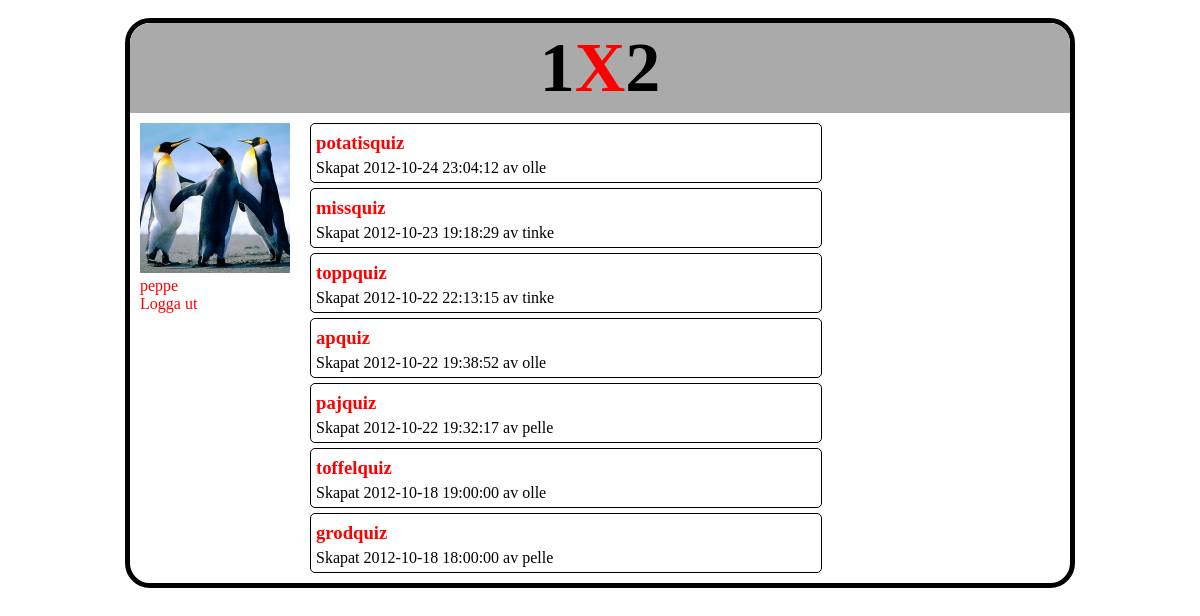
/ (signed in), run on the app's committed database.
### tables this page shows
CREATE TABLE IF NOT EXISTS `image` (
  `imageID` int(11) NOT NULL AUTO_INCREMENT,
  `imageSource` varchar(50) NOT NULL,
  `thumbSource` varchar(50) NOT NULL,
  `userID` int(11) NOT NULL,
  PRIMARY KEY (`imageID`),
  KEY `userID` (`userID`)
);

CREATE TABLE IF NOT EXISTS `quiz` (
  `quizID` int(11) NOT NULL AUTO_INCREMENT,
  `quizName` varchar(20) NOT NULL,
  `created` datetime NOT NULL,
  `userID` int(11) NOT NULL,
  `description` varchar(100) NOT NULL,
  PRIMARY KEY (`quizID`),
  KEY `userID` (`userID`)
);

CREATE TABLE IF NOT EXISTS `user` (
  `userID` int(11) NOT NULL AUTO_INCREMENT,
  `userName` varchar(20) NOT NULL,
  `password` char(128) NOT NULL,
  `joined` date NOT NULL,
  `admin` tinyint(1) NOT NULL,
  PRIMARY KEY (`userID`)
);

### index.php (the view, shortened to what this page needs)
<?php
require_once("functions.php");
$dbConn = mysqli_connect($host, $user, $password, $db);
?>
<!doctype html>
<html>
<head>
<link href="style.css" rel="stylesheet" type="text/css">
</head>
<body>
<div id="wrap">
	<div id="header">
		<h1>1<a href="index.php">X</a>2</h1>
	</div>
	<div id="profcolumn">
<?php
		if(isset($_SESSION['userName']))
		{
			$userID = $_SESSION['userID'];
			$userName = $_SESSION['userName'];
			$getImagesql = "SELECT userID, thumbSource FROM image
			WHERE userID = $userID";
			$res = mysqli_query($dbConn, $getImagesql);
			$row = mysqli_fetch_assoc($res);
			if($row['thumbSource'] != NULL)
			{
				$thumb = $row['thumbSource'];
				echo "<img src='".$thumb."'><br>";
			}
			else
			{
				echo "<img src='images/default.png'>";			}
			echo "<a href='profile.php?userID=".$userID."&order=default'>".$userName."</a><br>";
		}
?>
	</div>
	<div id="content">
<?php
		$sql = "SELECT * FROM quiz
		INNER JOIN user
		ON quiz.userID = user.userID
		ORDER BY created DESC";
		$res = mysqli_query($dbConn, $sql);
		while ($row = mysqli_fetch_assoc($res))
		{
			echo "<div class='box'>";
			echo "<h3><a href='quiz.php?quizID=".$row['quizID']."'>".$row['quizName']."</a></h3>";
			echo "Skapat ".$row['created']." av ".$row['userName']."<br>";
			echo "</div>";
		}
?>
	</div>
</div>
</body>
</html>

### style.css (style rules this page uses)
body { font-family: verdana; padding: 10px; }
#wrap { width: 940px; margin: auto; border: 5px black solid; border-radius: 25px; padding: 0; overflow: auto; }
.box { border: 1px black solid; border-radius: 5px; margin: 5px 0; padding: 5px; width: 500px; }
h1 { margin: 0; font-size: 70px; }
#header { background-color: #aaa; text-align: center; height: 90px; line-height: 90px; border-top-left-radius: 20px; border-top-right-radius: 20px; }
#profcolumn { float: left; width: 160px; height: auto; padding: 10px; overflow: auto; }
#content { float: left; padding: 5px 0; margin: 0; }
h3 { margin-top: 3px; margin-bottom: 5px; margin-left: 0; margin-right: 0; }
a { color: red; text-decoration: none; }

### index.php (style rules this page uses)
body { font-family: verdana; }

### data on the page
image: thumbSource (picture)
quiz: quizName "potatisquiz", created "2012-10-24 23:04:12", userID.userName "olle"
quiz: quizName "missquiz", created "2012-10-23 19:18:29", userID.userName "tinke"
quiz: quizName "toppquiz", created "2012-10-22 22:13:15", userID.userName "tinke"
quiz: quizName "apquiz", created "2012-10-22 19:38:52", userID.userName "olle"
quiz: quizName "pajquiz", created "2012-10-22 19:32:17", userID.userName "pelle"
quiz: quizName "toffelquiz", created "2012-10-18 19:00:00", userID.userName "olle"
quiz: quizName "grodquiz", created "2012-10-18 18:00:00", userID.userName "pelle"

### other printed values
$userName "peppe"
